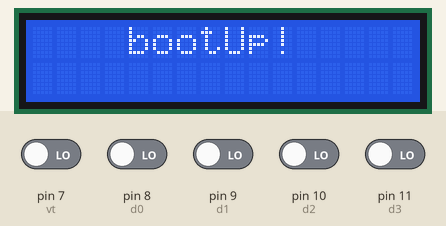
Simulated run of this sketch. Board: Arduino Uno, built with avr-gcc and run on an emulated ATmega328P. Shown: 16×2 character LCD. Inputs (shaded band) come from the test bench; at power-on: pin 7 (vt), pin 8 (d0), pin 9 (d1), pin 10 (d2), pin 11 (d3) LOW.

Above: at 0.1 s.
3.3 s: pin 7 (vt) driven HIGH
At 5.4 s:
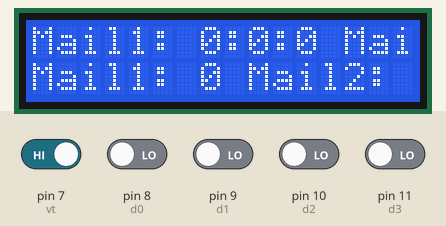
7.4 s: pin 8 (d0) driven HIGH
At 9.4 s:
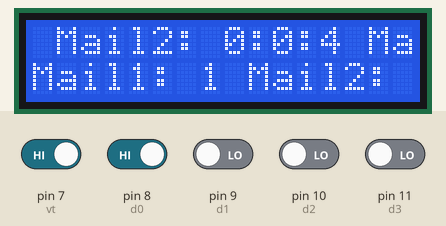
11.5 s: pin 10 (d2) driven HIGH
At 13.7 s:
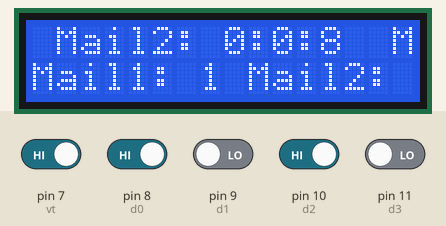
15.6 s: pin 9 (d1) driven HIGH
At 17.9 s:
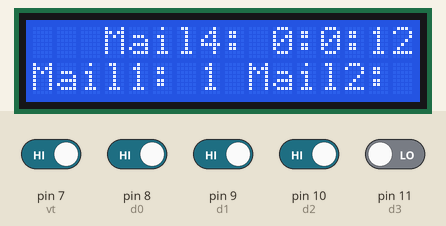
19.7 s: pin 11 (d3) driven HIGH
At 22.0 s:
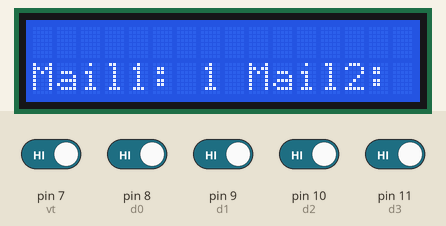
23.8 s: pin 8 (d0) driven LOW
At 27.2 s:
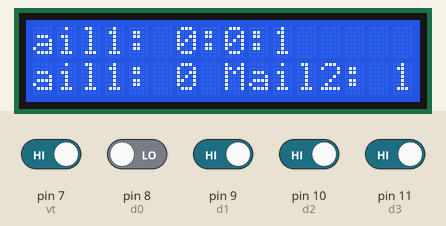
Timing chart, 0 to 28.7 s (numbered marks = the images above; inputs shaded):
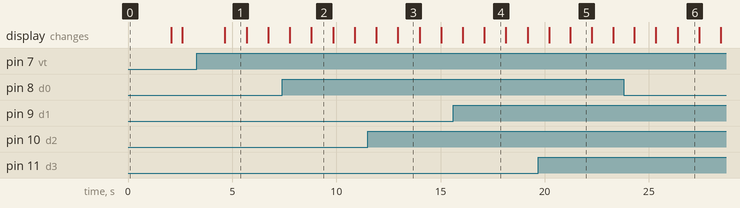

Measured:
- after the input at 3.3 s, the display: changes after 1.4 s (image 1)
- after the input at 7.4 s, the display: first differs from a run without the input after 1.4 s (image 2)
- after the input at 11.5 s, the display: first differs from a run without the input after 1.5 s (image 3)
- after the input at 19.7 s, the display: first differs from a run without the input after 1.5 s (image 5)
- after the input at 23.8 s, the display: first differs from a run without the input after 1.5 s (image 6 shows a later state)
- what the display in image 1 shows lasts 1.0 s, from 4.7 s to 5.7 s

The sketch:

Receiver.ino
```cpp
#include <LiquidCrystal_I2C.h>
#include <Time.h>

LiquidCrystal_I2C lcd(0x27, 16, 2);  //initialize i2c lcd with address 0x27 and 16*2 lcd
int data[4], prevData[4];            // arrays to store data from the ir sensors
unsigned long sensor_time[4];        // Timers for each sensor
unsigned long prev_time = 0;
int vt = 7, d0 = 8, d1 = 9, d2 = 10, d3 = 11, index = 0;  //pins connected to ht12d
String dataText = "", dataTimer = "";

void setup() {
  Serial.begin(9600);
  lcd.begin();  //initialize the lcd
  // lcd.home();
  lcd.backlight();  //turn on the lcd backlight
  lcd.setCursor(4, 0);
  lcd.print("bootUp!");
  delay(2000);
  lcd.clear();
  pinMode(vt, INPUT);  //set vt pin as input
  pinMode(d0, INPUT);  //set d0 pin as input
  pinMode(d1, INPUT);  //set d1 pin as input
  pinMode(d2, INPUT);  //set d2 pin as input
  pinMode(d3, INPUT);  //set d3 pin as input
}
String formatElapsedTime(unsigned long elapsed_time) {
  unsigned long seconds = elapsed_time / 1000;
  unsigned long minutes = seconds / 60;
  unsigned long hours = minutes / 60;
  seconds %= 60;
  minutes %= 60;
  hours %= 24;

  // int milliseconds = elapsed_time % 1000;
  return String(hours) + ":" + String(minutes) + ":" + String(seconds);
}
void loop() {
  if (digitalRead(vt) == HIGH) {  // check if VT pin is high
    data[0] = digitalRead(d0);    //read data from the first ir sensor
    data[1] = digitalRead(d1);    //read data from the second ir sensor
    data[2] = digitalRead(d2);    //read data from the third ir sensor
    data[3] = digitalRead(d3);    //read data from the fourth ir sensor

    bool update_display = false;
    dataText = "";
    for (int i = 0; i < 4; i++) {

      if (data[i] != prevData[i]) {
        update_display = true;
        prevData[i] = data[i];
        dataText += "Mail" + String(i + 1) + ": " + String(data[i]) + " ";
      } else dataText += "Mail" + String(i + 1) + ": " + String(data[i]) + " ";
      if (data[i] == 0) {             // check if sensor is receiving 0
        if (sensor_time[i] == 0) {    // check if timer for sensor is not started
          sensor_time[i] = millis();  // start timer for sensor
        }
      } else {
        if (sensor_time[i] != 0) {                                 // check if timer for sensor is started
          unsigned long elapsed_time = millis() - sensor_time[i];  // calculate elapsed time
          sensor_time[i] = 0;                                      // reset timer for sensor
        }
      }
    }
    if (millis() - prev_time >= 1001) {  // check if one minute has passed
      prev_time = millis();
      dataTimer = "";
      for (int i = 0; i < 4; i++) {
        if (sensor_time[i] != 0) {
          unsigned long elapsed_time = millis() - sensor_time[i];
          dataTimer += "Mail" + String(i + 1) + ": " + formatElapsedTime(elapsed_time) + " ";
        } else dataTimer += " ";
      }
    }
    if (update_display) {
      index = 0;
    }
  } else {
    dataText = "RF ERROR!       ";
    index = 0;
  }
  delay(500);
  if (index + 16 < dataText.length()||index + 16 < dataTimer.length()) {
    lcd.clear();
    lcd.setCursor(0, 0);
    lcd.print(dataTimer.substring(index, index + 16));
    lcd.setCursor(0, 1);
    lcd.print(dataText.substring(index, index + 16));
    index += 1;
  } else {
    lcd.clear();
    lcd.setCursor(0, 0);
    lcd.print(dataTimer.substring(index, index + 16));
    lcd.setCursor(0, 1);
    lcd.print(dataText.substring(index));
    index = 0;
  }
  delay(500);
}
```
